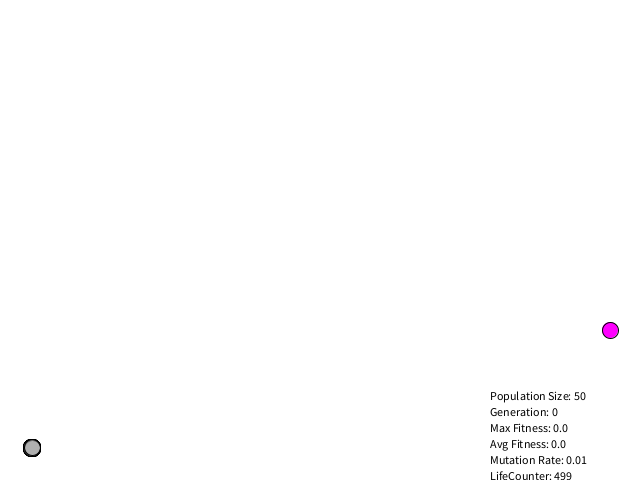
Frame 1 (no input)
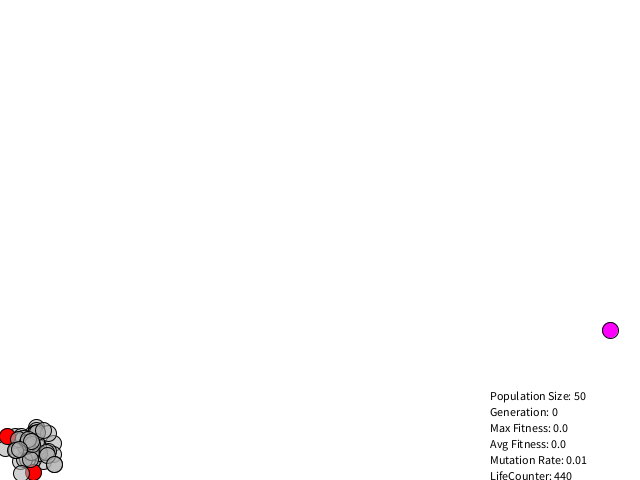
Frame 60 (the mouse pressed at the canvas centre just before this capture)
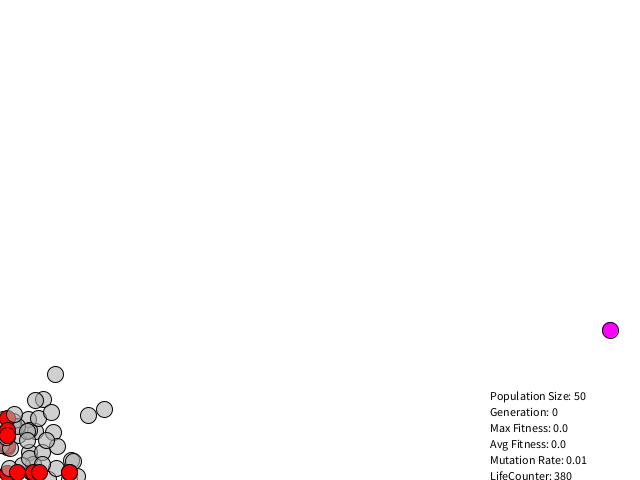
Frame 120 (the mouse held since frame 60 and released just before this capture)

The Processing sketch that drew these frames (run headless with seeded random() and noise(); from frame 60 on, the mouse is pressed at the canvas centre):

// Processing sketch: sketch_9_10_1_SmartRockets
// ── sketch_9_10_1_SmartRockets.pde
int lifetime;
int lifeCounter;
float mutationRate;
int populationSize;

Rocket rocket;
Target target;

Population population;


int x_margin = 150;
int y_margin = 80;

// scores

float avg_fit;
float max_fit;
int gen;


void setup(){
 
  size(640,480);
  lifetime = 500;
  lifeCounter = 0;
  populationSize = 50;
  mutationRate = 0.01;
  
  target = new Target(new PVector(width-30,height - 150));

  population = new Population(mutationRate, populationSize);
  
  
  gen = population.getGenerations();
  max_fit = population.getMaxFitness();
  avg_fit = population.getAvgFitness();
}


void draw(){
 
  
  background(255);

  if (lifeCounter < lifetime){
   population.live(); 
   lifeCounter++;
  } else{
   lifeCounter = 0;
   population.fitness(target.location);
   population.selection();
   population.reproduction();
   gen = population.getGenerations();
   max_fit = population.getMaxFitness();
   avg_fit = population.getAvgFitness();
  }
  
  target.run();
  target.checkColision(population.population);
  
  
  // show score
     
  fill(0);
  textSize(12);
  text("Population Size: " + populationSize, width - x_margin,height - y_margin);
  text("Generation: " + gen, width - x_margin,height - y_margin + 16);
  text("Max Fitness: " + max_fit, width - x_margin,height - y_margin + 32);
  text("Avg Fitness: " + avg_fit, width - x_margin,height - y_margin + 48);
  text("Mutation Rate: " + mutationRate, width - x_margin,height - y_margin + 64);
  text("LifeCounter: " + (lifetime - lifeCounter), width - x_margin,height - y_margin + 80);

    
}



 void mouseClicked() {
  target.location.x = mouseX;
  target.location.y = mouseY;
}
// ── DNA.pde

class DNA {
  
  PVector[] genes;
  float maxforce = 0.1;

  
  DNA(){
    genes = new PVector[lifetime];
    for (int i =0; i < genes.length; i++){
      genes[i] = PVector.random2D();
      genes[i].mult(random(0,maxforce));
    }
  }
 
 
 DNA crossover(DNA partner){
   DNA child = new DNA();
   
   int midpoint = int(random(genes.length -1));
   for (int i = 0; i < genes.length; i++){
     if (i > midpoint){
       child.genes[i] = genes[i];
     } else{
       child.genes[i] = partner.genes[i];
     }
  }
  return child;
 }
 
 void mutate(float mutationRate){
  
   for (int i = 0; i < genes.length; i++){
    if (random(1) < mutationRate){
      genes[i] = PVector.random2D();
      genes[i].mult(random(0,maxforce));
   }
   
 } 
 
}
}
// ── Population.pde
class Population{
  
  float mutationRate;
  
  Rocket[] population;
  ArrayList<Rocket> matingPool;
  int generations;
  float maxFitness;
  float avgFitness;
  int populationSize;
  
  Population(float m, int s){
    mutationRate = m;
    populationSize = s;
    population = new Rocket[populationSize];
    
    for (int i = 0; i < population.length; i++){
      population[i] = new Rocket();
    }
  }

  
  void fitness(PVector target){
    maxFitness = 0;
    avgFitness = 0;
    for (int i = 0; i < population.length; i++){
     population[i].fitness(target);    
     avgFitness += population[i].fitness;
     if (population[i].fitness > maxFitness){
       maxFitness = population[i].fitness;
     }
    }
    avgFitness /= population.length;
  }
  
  void selection(){
    
  }
  void reproduction(){
  
    Rocket[] newPopulation = new Rocket[populationSize];
    for (int i = 0; i < population.length; i++){
      
      Rocket parentA = getRocket();
      Rocket parentB = getRocket();
      DNA child = parentA.dna.crossover(parentB.dna);
      child.mutate(mutationRate);
      newPopulation[i] = new Rocket(child);
    }
    population = newPopulation;
    generations++;
  }
  
    

  
   Rocket getRocket(){
     int besafe = 0;
     int index = 0;
     while(besafe < population.length){
       besafe++;
      index = int (random (population.length - 1));
      float r = random(maxFitness);
      if ( (population[index].fitness - r) >= 0){
        return population[index];
      }
     }
    index = int (random (population.length - 1));
    return population[index];
  }
  
  void live(){
    for (int i = 0; i < population.length; i++){
      population[i].run();  
    }
  }
  
    //void fitness(PVector target){
  //  maxFitness = 0;
  //  for (int i = 0; i < population.length; i++){
  //   population[i].fitness(target);
  //   population[i].geneCounter = 0;
  //   if (population[i].fitness > maxFitness){
  //     maxFitness = population[i].fitness;
  //   }
  //  }
  //  for (int i = 0; i < population.length; i++){
  //    population[i].fitness /= maxFitness;
  //  }
  //}
  
    //void selection(){
  
    //matingPool = new ArrayList<Rocket>();
    //for (int i =0; i < population.length; i++){
    // int n = int (population[i].fitness * 100);
    // for (int j = 0; j < n; j++){
    //  matingPool.add(population[i]); 
    // }
    //}
  
  //}
//  
  //Rocket getRocket(){
  //  int b = int (random (matingPool.size()));
  //  Rocket parent = matingPool.get(b);
  //  return parent;
  //}
  
  
  float getMaxFitness(){
    return maxFitness;
  }
  
  float getAvgFitness(){
   return avgFitness;
  }
  
 int getGenerations(){
  return generations; 
 }
 
 int getPopulationSize(){
  return population.length; 
 }
 
 float getMutationRate(){
   return mutationRate;
 }
  
}
// ── Rocket.pde
class Rocket{
  
  DNA dna;
  float fitness;
  int geneCounter = 0;
  
  PVector location;
  PVector velocity;
  PVector acceleration;
  
  int size = 16;
  boolean completed;
  boolean crashed;
  color c1;
  
  Rocket(){
    dna = new DNA();
    location = new PVector(0 + size * 2,height - size * 2);
    velocity = new PVector(0,0);
    acceleration = new PVector(0,0);
    crashed = false;
    completed = false;
    c1 = color(175,150);
  }
  Rocket(DNA d){
    dna = d;
    location = new PVector(0 + size * 2,height - size * 2);
    velocity = new PVector(0,0);
    acceleration = new PVector(0,0);
    crashed = false;
    completed = false;
    c1 = color(175,150);  
}
  
  void applyForce(PVector f){
    
   acceleration.add(f); 
  }
  
  void update(){
    checkEdges();
    velocity.add(acceleration);
    location.add(velocity);
    acceleration.mult(0);
    
  }
  
  void display(){
   stroke(0);
   fill(c1);
   ellipse(location.x,location.y,size,size);
  }
  
  void run(){
   if (!crashed && !completed){
    applyForce(dna.genes[geneCounter]);
    geneCounter++;
    update();
   }
   display();
  }
  
  void checkEdges(){
   if (location.x <= 0){
     location.x = size/2;
     crashed = true;
     c1 = color(255,0,0);
   }else if (location.x >= width){
     crashed = true;
     location.x = width - size;
     c1 = color(255,0,0);
   }
  
  if (location.y <= 0){
    crashed = true;
    location.y = size/2;
    c1 = color(255,0,0);
  } else if (location.y > height){
    crashed = true;
    location.y = height - size/2;
    c1 = color(255,0,0);
  }
}
  
  void fitness(PVector target){
   float d = PVector.dist(location,target);
   
   fitness = 1/d;
   
   if (completed){
     fitness *= 10;
   }
   if (crashed){
     fitness /= 10;
     
   }
  }
}
// ── Target.pde
class Target{
  
  PVector location;
  PVector velocity;
  PVector acceleration;
  color c1;
  int size = 16;
  
  Target(PVector l){
    location = l;
    velocity = new PVector(0,0);
    acceleration = new PVector(0,0);
    c1 = color(255,0,255);
  }
  
  void applyForce(PVector f){
    
   acceleration.add(f); 
  }
  
  void update(){
   velocity.add(acceleration);
   location.add(velocity);
   acceleration.mult(0);
    
  }
  
  void display(){
   stroke(0);
   fill(c1);
   ellipse(location.x,location.y,size,size);
  }
  
  void run(){
    update();
    display();
  }
  
  
  void checkColision(Rocket[] rockets){
    for (int i = 0; i < rockets.length; i++){
      float d = dist(location.x, location.y, rockets[i].location.x, rockets[i].location.y);
      if (d < ((target.size + rockets[i].size)/2)){
       rockets[i].completed = true; 
       rockets[i].c1 = color(0,255,0);
 
      }
    }
  }
  

  
}
